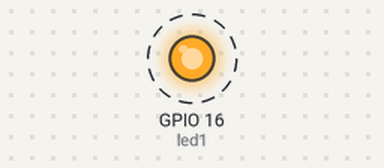
The sketch below on a simulated ESP8266 (NodeMCU). On the bench: output pins drawn as LEDs (lit = HIGH). Dashed ring = blinking. What the sketch prints to the serial monitor is not drawn.

Above: at 4.7 s.
Timing chart, 0 to 7.5 s (numbered marks = the images above):
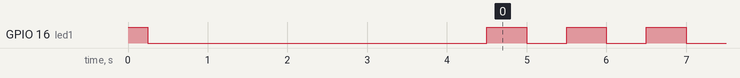

The sketch:

blink_led_esp.ino
```cpp
#include <Arduino.h>
#include <ESP8266WiFi.h>
#include <ESP8266WiFiMulti.h>
#include <ESP8266HTTPClient.h>
#define USE_SERIAL Serial
ESP8266WiFiMulti WiFiMulti;

int led1 = 16;
int blink_delay = 250;

void setup() {
  pinMode(led1, OUTPUT);
  digitalWrite(led1, HIGH);
  delay(blink_delay);
  digitalWrite(led1, LOW);
  delay(blink_delay);

  USE_SERIAL.begin(115200);
  // USE_SERIAL.setDebugOutput(true);

  USE_SERIAL.println();
  USE_SERIAL.println();
  USE_SERIAL.println();
  for(int t = 4; t > 0; t--) {
    USE_SERIAL.printf("wait %d ...", t);
    USE_SERIAL.flush();
    delay(1000);
  }
}

void loop() {
  digitalWrite(led1, HIGH);
  delay(blink_delay * 2);
  digitalWrite(led1, LOW);
  delay(blink_delay * 2);
  USE_SERIAL.print("  loop");
}
```

Measured:
- by itself, GPIO 16 (led1): repeats every 1.0 s: HIGH 0.50 s, LOW 0.50 s
